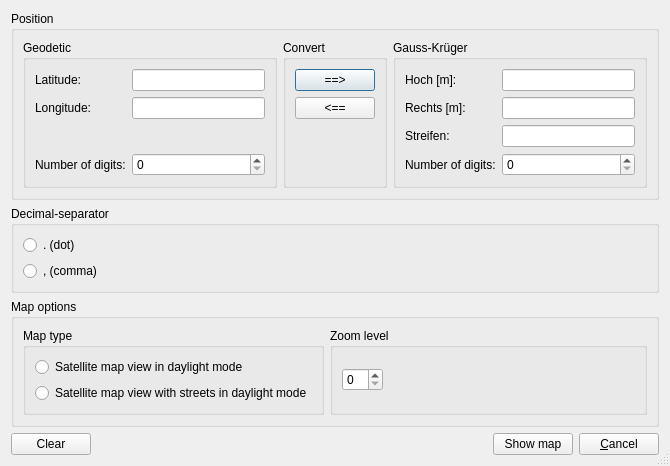
<?xml version="1.0" encoding="UTF-8"?>
<ui version="4.0">
 <class>GaussKruegerDialog</class>
 <widget class="QDialog" name="GaussKruegerDialog">
  <property name="geometry">
   <rect>
    <x>0</x>
    <y>0</y>
    <width>670</width>
    <height>424</height>
   </rect>
  </property>
  <property name="windowTitle">
   <string>Convert positions dialog</string>
  </property>
  <property name="sizeGripEnabled">
   <bool>true</bool>
  </property>
  <layout class="QGridLayout" name="gridLayout_6">
   <item row="0" column="0">
    <widget class="QGroupBox" name="groupBox">
     <property name="title">
      <string>Position</string>
     </property>
     <layout class="QGridLayout" name="gridLayout_9">
      <item row="0" column="1">
       <widget class="QGroupBox" name="groupBox_9">
        <property name="title">
         <string>Convert</string>
        </property>
        <layout class="QGridLayout" name="gridLayout_7">
         <item row="0" column="0">
          <widget class="QPushButton" name="LLtoGK_pushButton">
           <property name="text">
            <string>==&gt;</string>
           </property>
          </widget>
         </item>
         <item row="1" column="0">
          <widget class="QPushButton" name="GKtoLL_pushButton">
           <property name="text">
            <string>&lt;==</string>
           </property>
          </widget>
         </item>
         <item row="2" column="0">
          <spacer name="verticalSpacer_3">
           <property name="orientation">
            <enum>Qt::Vertical</enum>
           </property>
           <property name="sizeHint" stdset="0">
            <size>
             <width>72</width>
             <height>31</height>
            </size>
           </property>
          </spacer>
         </item>
        </layout>
       </widget>
      </item>
      <item row="0" column="2">
       <widget class="QGroupBox" name="groupBox_8">
        <property name="title">
         <string>Gauss-Krüger</string>
        </property>
        <layout class="QGridLayout" name="gridLayout_8">
         <item row="4" column="1">
          <widget class="QLineEdit" name="GK_Hoch_lineEdit">
           <property name="maximumSize">
            <size>
             <width>16777215</width>
             <height>16777215</height>
            </size>
           </property>
           <property name="readOnly">
            <bool>false</bool>
           </property>
          </widget>
         </item>
         <item row="4" column="0">
          <widget class="QLabel" name="label_7">
           <property name="text">
            <string>Hoch [m]:</string>
           </property>
          </widget>
         </item>
         <item row="7" column="0">
          <widget class="QLabel" name="label_5">
           <property name="text">
            <string>Streifen:</string>
           </property>
          </widget>
         </item>
         <item row="7" column="1">
          <widget class="QLineEdit" name="GK_Streifen_lineEdit"/>
         </item>
         <item row="5" column="0">
          <widget class="QLabel" name="label_6">
           <property name="text">
            <string>Rechts [m]:</string>
           </property>
          </widget>
         </item>
         <item row="5" column="1">
          <widget class="QLineEdit" name="GK_Rechts_lineEdit">
           <property name="maximumSize">
            <size>
             <width>16777215</width>
             <height>16777215</height>
            </size>
           </property>
           <property name="readOnly">
            <bool>false</bool>
           </property>
          </widget>
         </item>
         <item row="8" column="0">
          <widget class="QLabel" name="label_3">
           <property name="text">
            <string>Number of digits:</string>
           </property>
          </widget>
         </item>
         <item row="8" column="1">
          <widget class="QSpinBox" name="NumOfDigitsGK_spinBox">
           <property name="maximum">
            <number>10</number>
           </property>
          </widget>
         </item>
        </layout>
       </widget>
      </item>
      <item row="0" column="0">
       <widget class="QGroupBox" name="groupBox_7">
        <property name="title">
         <string>Geodetic</string>
        </property>
        <layout class="QGridLayout" name="gridLayout">
         <item row="0" column="0">
          <widget class="QLabel" name="label_1">
           <property name="text">
            <string>Latitude:</string>
           </property>
          </widget>
         </item>
         <item row="0" column="1">
          <widget class="QLineEdit" name="Latitude_lineEdit">
           <property name="maximumSize">
            <size>
             <width>16777215</width>
             <height>16777215</height>
            </size>
           </property>
          </widget>
         </item>
         <item row="1" column="0">
          <widget class="QLabel" name="label_2">
           <property name="text">
            <string>Longitude:</string>
           </property>
          </widget>
         </item>
         <item row="1" column="1">
          <widget class="QLineEdit" name="Longitude_lineEdit">
           <property name="maximumSize">
            <size>
             <width>16777215</width>
             <height>16777215</height>
            </size>
           </property>
          </widget>
         </item>
         <item row="4" column="1">
          <widget class="QSpinBox" name="NumOfDigitsLL_spinBox">
           <property name="maximum">
            <number>10</number>
           </property>
          </widget>
         </item>
         <item row="4" column="0">
          <widget class="QLabel" name="label_4">
           <property name="text">
            <string>Number of digits:</string>
           </property>
          </widget>
         </item>
         <item row="2" column="1">
          <spacer name="verticalSpacer">
           <property name="orientation">
            <enum>Qt::Vertical</enum>
           </property>
           <property name="sizeHint" stdset="0">
            <size>
             <width>20</width>
             <height>40</height>
            </size>
           </property>
          </spacer>
         </item>
        </layout>
       </widget>
      </item>
     </layout>
    </widget>
   </item>
   <item row="1" column="0">
    <widget class="QGroupBox" name="groupBox_4">
     <property name="title">
      <string>Decimal-separator</string>
     </property>
     <layout class="QGridLayout" name="gridLayout_2">
      <item row="0" column="0">
       <widget class="QRadioButton" name="Dot_radioButton">
        <property name="text">
         <string>. (dot)</string>
        </property>
       </widget>
      </item>
      <item row="1" column="0">
       <widget class="QRadioButton" name="Comma_radioButton">
        <property name="text">
         <string>, (comma)</string>
        </property>
       </widget>
      </item>
     </layout>
    </widget>
   </item>
   <item row="2" column="0">
    <widget class="QGroupBox" name="groupBox_2">
     <property name="title">
      <string>Map options</string>
     </property>
     <layout class="QGridLayout" name="gridLayout_4">
      <item row="0" column="0">
       <widget class="QGroupBox" name="groupBox_5">
        <property name="title">
         <string>Map type</string>
        </property>
        <layout class="QGridLayout" name="gridLayout_3">
         <item row="0" column="0">
          <widget class="QRadioButton" name="MapType_1_radioButton">
           <property name="text">
            <string>Satellite map view in daylight mode</string>
           </property>
          </widget>
         </item>
         <item row="1" column="0">
          <widget class="QRadioButton" name="MapType_3_radioButton">
           <property name="text">
            <string>Satellite map view with streets in daylight mode</string>
           </property>
          </widget>
         </item>
        </layout>
       </widget>
      </item>
      <item row="0" column="1">
       <widget class="QGroupBox" name="groupBox_6">
        <property name="title">
         <string>Zoom level</string>
        </property>
        <layout class="QGridLayout" name="gridLayout_5">
         <item row="0" column="0">
          <widget class="QSpinBox" name="ZoomLevel_spinBox"/>
         </item>
         <item row="0" column="1">
          <spacer name="horizontalSpacer">
           <property name="orientation">
            <enum>Qt::Horizontal</enum>
           </property>
           <property name="sizeHint" stdset="0">
            <size>
             <width>288</width>
             <height>20</height>
            </size>
           </property>
          </spacer>
         </item>
        </layout>
       </widget>
      </item>
     </layout>
    </widget>
   </item>
   <item row="3" column="0">
    <layout class="QHBoxLayout" name="horizontalLayout">
     <item>
      <widget class="QPushButton" name="ClearAll_pushButton">
       <property name="text">
        <string>Clear</string>
       </property>
       <property name="autoDefault">
        <bool>false</bool>
       </property>
      </widget>
     </item>
     <item>
      <spacer name="horizontalSpacer_2">
       <property name="orientation">
        <enum>Qt::Horizontal</enum>
       </property>
       <property name="sizeHint" stdset="0">
        <size>
         <width>40</width>
         <height>20</height>
        </size>
       </property>
      </spacer>
     </item>
     <item>
      <widget class="QPushButton" name="ShowMap_pushButton">
       <property name="text">
        <string>Show map</string>
       </property>
       <property name="autoDefault">
        <bool>false</bool>
       </property>
       <property name="default">
        <bool>false</bool>
       </property>
      </widget>
     </item>
     <item>
      <widget class="QPushButton" name="Cancel_pushButton">
       <property name="text">
        <string>&amp;Cancel</string>
       </property>
       <property name="autoDefault">
        <bool>false</bool>
       </property>
      </widget>
     </item>
    </layout>
   </item>
  </layout>
 </widget>
 <tabstops>
  <tabstop>Latitude_lineEdit</tabstop>
  <tabstop>Longitude_lineEdit</tabstop>
  <tabstop>NumOfDigitsLL_spinBox</tabstop>
  <tabstop>LLtoGK_pushButton</tabstop>
  <tabstop>GKtoLL_pushButton</tabstop>
  <tabstop>GK_Hoch_lineEdit</tabstop>
  <tabstop>GK_Rechts_lineEdit</tabstop>
  <tabstop>GK_Streifen_lineEdit</tabstop>
  <tabstop>NumOfDigitsGK_spinBox</tabstop>
  <tabstop>Dot_radioButton</tabstop>
  <tabstop>Comma_radioButton</tabstop>
  <tabstop>MapType_1_radioButton</tabstop>
  <tabstop>MapType_3_radioButton</tabstop>
  <tabstop>ZoomLevel_spinBox</tabstop>
  <tabstop>ClearAll_pushButton</tabstop>
  <tabstop>ShowMap_pushButton</tabstop>
  <tabstop>Cancel_pushButton</tabstop>
 </tabstops>
 <resources/>
 <connections/>
</ui>
